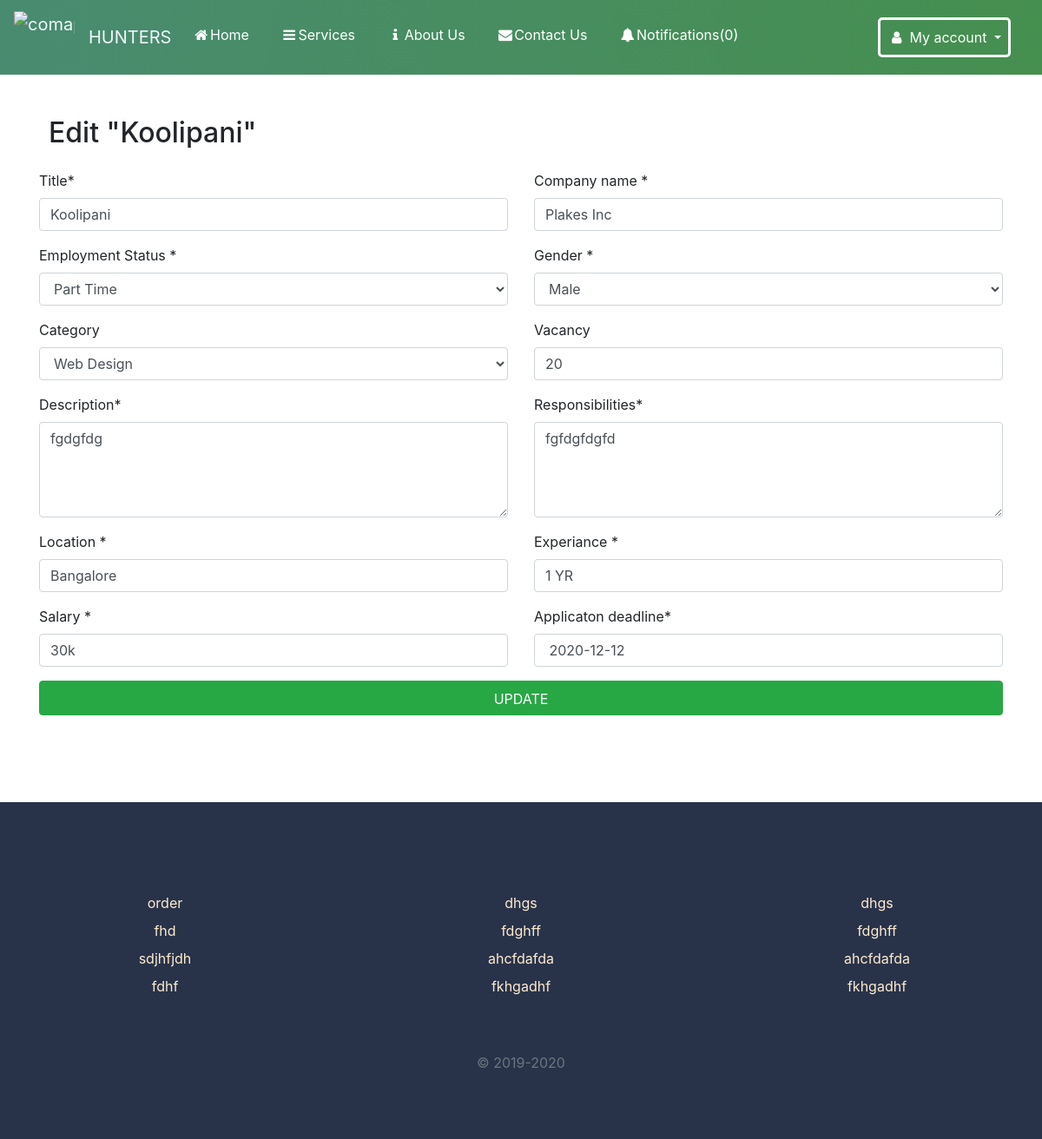
Screenshot of /edit_job/49 (signed in) with the database file from the repository.
### home/models.py (models this page shows, shortened)
class JobPosting(models.Model):
    created_by = models.ForeignKey(User,related_name='jobs', on_delete=models.CASCADE,
                        null=True ,  editable=False, blank=True)
    title = models.CharField(max_length=100)
    company_name = models.CharField(max_length=200)
    employment_status = models.CharField(choices=JOB_TYPE, max_length=10)
    vacancy = models.CharField(max_length=10, null=True)
    gender = models.CharField(choices=GENDER, max_length=30, null=True)
    category = models.CharField(choices=CATEGORY, max_length=30)
    description = models.TextField()
    responsibilities = models.TextField()
    experience = models.CharField(max_length=100)
    job_location = models.CharField(max_length=120)
    Salary = models.CharField(max_length=100, null=True, blank=True)
    application_deadline = models.DateTimeField()
    published_on = models.DateTimeField(auto_now_add=True)
    class Meta:
        ordering=['-published_on']

### home/views.py (the view)
# urls.py: path('edit_job/<int:pk>',views.edit_job,name='edit_job'),
def edit_job(request,pk):
    jobs=get_object_or_404(JobPosting,id=pk, created_by=request.user)
    if request.method == "POST":
        form = JobPostEditForm(request.POST,instance=jobs)
        if form.is_valid():
           jobs=form.save(commit=False)
           jobs.created_by=request.user
           jobs.save()
           messages.success(request, 'Job details has been updated .')
           return redirect('/profile')
    else:
        form = JobPostEditForm(instance=jobs)
    return render(request,'jobedit.html',{'form':form , 'jobs':jobs })

### home/forms.py
class JobPostEditForm(forms.ModelForm):
    class Meta:
        model = JobPosting
        fields = ['title','company_name','employment_status','vacancy','gender','category','description','responsibilities',
        'experience','job_location','Salary','application_deadline']

### home/context_processors.py (called while the page is built)
def notification(request):
    if request.user.is_authenticated:
        return {'notifications':request.user.notifications.filter(is_read=False)}
    else:
        return {'notifications':[]}

### templates/jobedit.html (shortened to what this page needs)
{% include 'navbar.html' %}
<div class="container ml-5 pt-5 pb-3 pl-2">
    <h2>
        Edit "{{jobs.title}}"
    </h2>
</div>
<div class="container m-auto p-auto ">
    <form id="contact-form" method="POST" role="form"> {% csrf_token %}
        <div class="controls">
            <div class="row">
                <div class="col-md-6">
                    <div class="form-group"> <label for="id_title">Title*</label> <input id="id_title" type="text" name="title" class="form-control" value="{{jobs.title}}"> </div>
                </div>
                <div class="col-md-6">
                    <div class="form-group"> <label for="id_company_name">Company name *</label> <input id="id_company_name" type="text" name="company_name" class="form-control" value="{{jobs.company_name}}"></div>
                </div>
            </div>
            <div class="row">
                <div class="col-md-6">
                    <div class="form-group"> <label for="id_employment_status">Employment Status *</label> <select id="id_employment_status" name="employment_status" value="{{jobs.employment_status}}" class="form-control">
                                        <option value="Part Time">Part Time</option>
                                            </select>
                    </div>
                </div>
                <div class="col-md-6">
                    <div class="form-group"> <label for="id_gender">Gender *</label> <select id="id_gender" name="gender" class="form-control" value="{{jobs.gender}}" required="required" />
                        <option value="Male">Male</option>
                    </div>
                </div>
            </div>
            <div class="row">
                <div class="col-6">
                    <div class="form-group"> <label for="id_category">Category</label> <select id="id_category" name="category" class="form-control" value="{{jobs.category}}" data-error="Please specify your need." required="required">
                                                <option value="Web Design">Web Design</option>
                                            </select>
                    </div>
                </div>
                <div class="col-6">
                    <div class="form-group"> <label for="id_vacancy">Vacancy</label> <input id="id_vacancy" type="text" name="vacancy" value="{{jobs.vacancy}}" class="form-control"> </div>
                </div>
            </div>
            <div class=" row ">
                <div class="col-sm-6 col-12 ">
                    <div class="form-group "> <label for="id_description">Description*</label> <textarea id="id_description" name="description" class="form-control" value="" rows="4">{{jobs.description}}</textarea> </div>
                </div>
                <div class="col-sm-6 col-12 ">
                    <div class="form-group "> <label for="id_responsibilities ">Responsibilities*</label> <textarea id="id_responsibilities" name="responsibilities" value="{{jobs.responsibilities}}" class="form-control " rows="4">{{jobs.responsibilities}}</textarea> </div>
                </div>
            </div>
            <div class="row ">
                <div class="col-md-6 ">
                    <div class="form-group "> <label for="id_job_location">Location *</label> <input id="id_job_location" type="text" name="job_location" class="form-control " value="{{jobs.job_location}}"></div>
                </div>
                <div class="col-md-6 ">
                    <div class="form-group "> <label for="id_experience">Experiance *</label> <input id="id_experience" type="text" name="experience" class="form-control " value="{{jobs.experience}}"></div>
                </div>
            </div>
            <div class="row ">
                <div class="col-md-6 ">
                    <div class="form-group "> <label for="id_Salary">Salary *</label> <input id="id_Salary" type="text" name="Salary" class="form-control " value="{{jobs.Salary}}"></div>
                </div>
                <div class="col-md-6 ">
                    <div class="form-group "> <label for="id_application_deadline">Applicaton deadline*</label> <input id="id_application_deadline" type="text" name="application_deadline" class="form-control " value="{{jobs.application_deadline|date:" Y-m-d "}}"> </div>
                </div>
                <div class="col-md-12 "> <button type="submit" class="btn btn-success btn-send pt-2  btn-block" value="POST">UPDATE</button></div>
            </div>
        </div>
    </form>
</div>
{% include 'footer.html' %}

### rows the page displays
JobPosting: title "Koolipani", company_name "Plakes Inc", employment_status "Part Time", gender "Male", category "Web Design", vacancy "20", description "fgdgfdg", responsibilities "fgfdgfdgfd", job_location "Bangalore", experience "1 YR", Salary "30k", application_deadline "2020-12-12"

### other values shown
{{ notifications.count }} "0"
